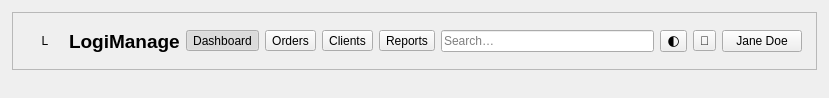
<?xml version="1.0" encoding="UTF-8"?>
<ui version="4.0">
 <class>MainWindow</class>
 <widget class="QMainWindow" name="MainWindow">
  <property name="geometry">
   <rect>
    <x>0</x>
    <y>0</y>
    <width>829</width>
    <height>98</height>
   </rect>
  </property>
  <property name="windowTitle">
   <string>LogiManage</string>
  </property>
  <widget class="QWidget" name="centralwidget">
   <layout class="QVBoxLayout" name="verticalLayout" stretch="0,1">
    <property name="leftMargin">
     <number>12</number>
    </property>
    <property name="topMargin">
     <number>12</number>
    </property>
    <property name="rightMargin">
     <number>12</number>
    </property>
    <property name="bottomMargin">
     <number>12</number>
    </property>
    <item>
     <widget class="QFrame" name="TopBar">
      <property name="frameShape">
       <enum>QFrame::Shape::StyledPanel</enum>
      </property>
      <layout class="QHBoxLayout" name="topBarLayout">
       <property name="leftMargin">
        <number>14</number>
       </property>
       <property name="topMargin">
        <number>10</number>
       </property>
       <property name="rightMargin">
        <number>14</number>
       </property>
       <property name="bottomMargin">
        <number>10</number>
       </property>
       <item>
        <layout class="QHBoxLayout" name="logoWrap">
         <item>
          <widget class="QLabel" name="Logo">
           <property name="minimumSize">
            <size>
             <width>36</width>
             <height>36</height>
            </size>
           </property>
           <property name="text">
            <string>L</string>
           </property>
           <property name="alignment">
            <set>Qt::AlignmentFlag::AlignCenter</set>
           </property>
          </widget>
         </item>
         <item>
          <widget class="QLabel" name="AppName">
           <property name="styleSheet">
            <string>font-weight:700; font-size: 14pt;</string>
           </property>
           <property name="text">
            <string>LogiManage</string>
           </property>
          </widget>
         </item>
        </layout>
       </item>
       <item>
        <layout class="QHBoxLayout" name="navTabs">
         <item>
          <widget class="QToolButton" name="btnDashboard">
           <property name="text">
            <string>Dashboard</string>
           </property>
           <property name="checkable">
            <bool>true</bool>
           </property>
           <property name="checked">
            <bool>true</bool>
           </property>
          </widget>
         </item>
         <item>
          <widget class="QToolButton" name="btnOrders">
           <property name="text">
            <string>Orders</string>
           </property>
           <property name="checkable">
            <bool>true</bool>
           </property>
          </widget>
         </item>
         <item>
          <widget class="QToolButton" name="btnClients">
           <property name="text">
            <string>Clients</string>
           </property>
           <property name="checkable">
            <bool>true</bool>
           </property>
          </widget>
         </item>
         <item>
          <widget class="QToolButton" name="btnReports">
           <property name="text">
            <string>Reports</string>
           </property>
           <property name="checkable">
            <bool>true</bool>
           </property>
          </widget>
         </item>
        </layout>
       </item>
       <item>
        <layout class="QHBoxLayout" name="rightControls">
         <item>
          <widget class="QLineEdit" name="SearchBox">
           <property name="placeholderText">
            <string>Search…</string>
           </property>
          </widget>
         </item>
         <item>
          <widget class="QToolButton" name="btnTheme">
           <property name="toolTip">
            <string>Toggle theme</string>
           </property>
           <property name="text">
            <string>🌓</string>
           </property>
          </widget>
         </item>
         <item>
          <widget class="QToolButton" name="btnBell">
           <property name="text">
            <string>🔔</string>
           </property>
          </widget>
         </item>
         <item>
          <widget class="QPushButton" name="btnProfile">
           <property name="text">
            <string>Jane Doe</string>
           </property>
          </widget>
         </item>
        </layout>
       </item>
      </layout>
     </widget>
    </item>
    <item>
     <widget class="QStackedWidget" name="stacked">
      <widget class="QWidget" name="pageDashboard"/>
      <widget class="QWidget" name="pageOrders"/>
      <widget class="QWidget" name="pageClients"/>
      <widget class="QWidget" name="pageSettings"/>
     </widget>
    </item>
   </layout>
  </widget>
 </widget>
 <resources/>
 <connections/>
</ui>
